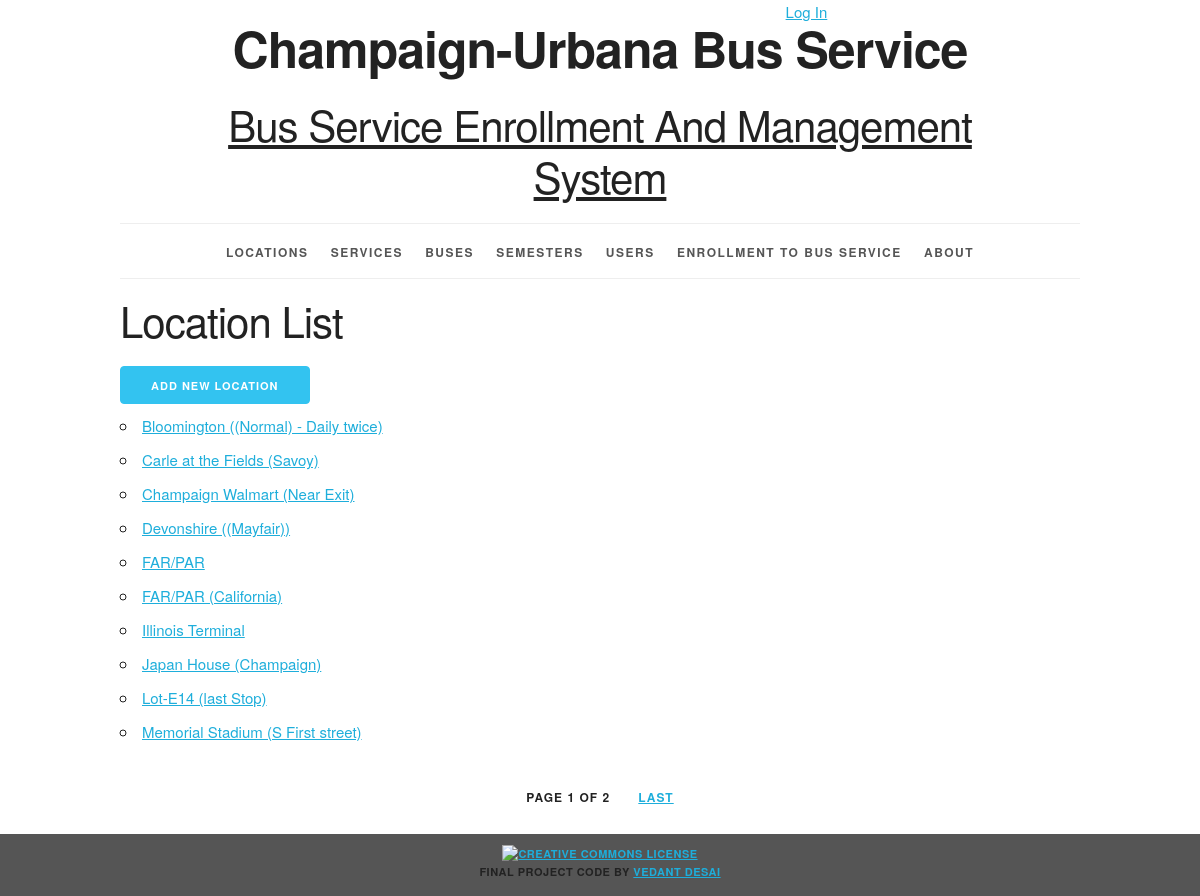
/location/, run on an earlier commit of the app's database.
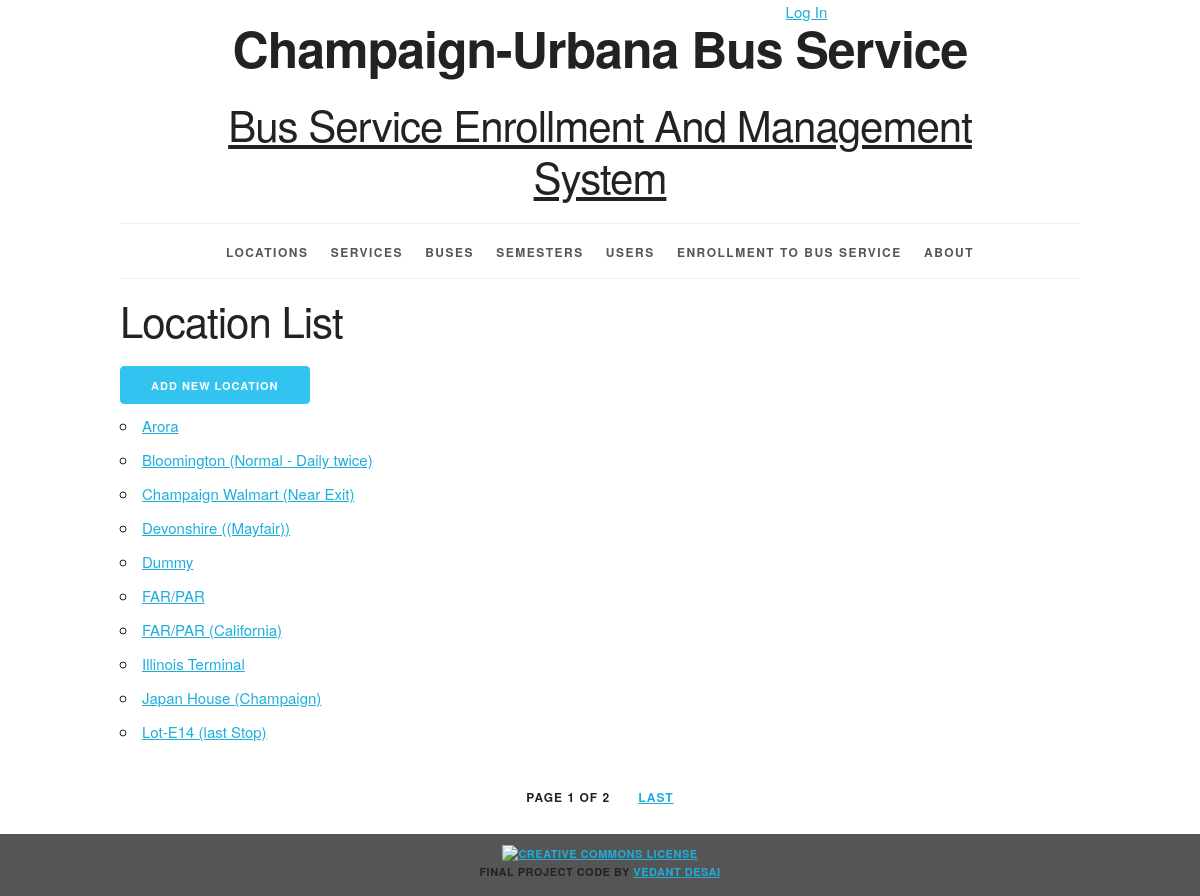
And on a later commit of the database.
### bookinginfo/models.py (models this page shows, shortened)
class LocationDetail(models.Model):
    location_id = models.AutoField(primary_key=True)
    location_name = models.CharField(max_length=50)
    disambiguator = models.CharField(max_length=100, blank=True, default='')
    def __str__(self):
        result = ''
        if self.disambiguator == '':
            result = '%s' % self.location_name
        else:
            result = '%s (%s)' % (self.location_name, self.disambiguator)
        return result
    def get_absolute_url(self):
        return reverse('bookinginfo_location_detail_urlpattern',
                       kwargs={'pk': self.pk}
                       )
    class Meta:
        ordering = ['location_name', 'disambiguator']
        constraints = [
            UniqueConstraint(fields=['location_name', 'disambiguator'], name='unique_location')
        ]

### bookinginfo/views.py (the view)
class LocationList(PageLinksMixin, ListView):
    paginate_by = 10
    model = LocationDetail

### bookinginfo/utils.py (called while the page is built)
    def _page_urls(self, page_number):
        return "?{pkw}={n}".format(
            pkw=self.page_kwarg,
            n=page_number)

    def first_page(self, page):
        if page.number > 1:
            return self._page_urls(1)
        return None

    def previous_page(self, page):
        if (page.has_previous()
                and page.number > 2):
            return self._page_urls(
                page.previous_page_number())
        return None

    def next_page(self, page):
        last_page = page.paginator.num_pages
        if (page.has_next()
                and page.number < last_page - 1):
            return self._page_urls(
                page.next_page_number())
        return None

    def last_page(self, page):
        last_page = page.paginator.num_pages
        if page.number < last_page:
            return self._page_urls(last_page)
        return None

### bookinginfo/templates/bookinginfo/locationdetail_list.html (shortened to what this page needs)
{% extends 'bookinginfo/base.html' %}
{% block content %}
<h2>Location List</h2>
    <a href="{% url 'bookinginfo_location_create_urlpattern' %}" class="button button-primary">Add new Location</a>
<ul>
    {% for location in locationdetail_list %}
    <li>
      <a href="{{ location.get_absolute_url }}">{{ location }}</a>
    </li>
    {% empty %}
      <li><em> There are currently no location available.</em></li>
    {% endfor %}
</ul>
{% endblock %}

What changed in the data, as far as the page shows it:
removed LocationDetail: disambiguator+location_name "Carle at the Fields (Savoy)"
no longer on this page (row unchanged): LocationDetail: disambiguator+location_name "Memorial Stadium (S First street)"
added LocationDetail: disambiguator+location_name "Arora"
changed LocationDetail: disambiguator+location_name "Bloomington ((Normal) - Daily twice)" → "Bloomington (Normal - Daily twice)"
added LocationDetail: disambiguator+location_name "Dummy"
